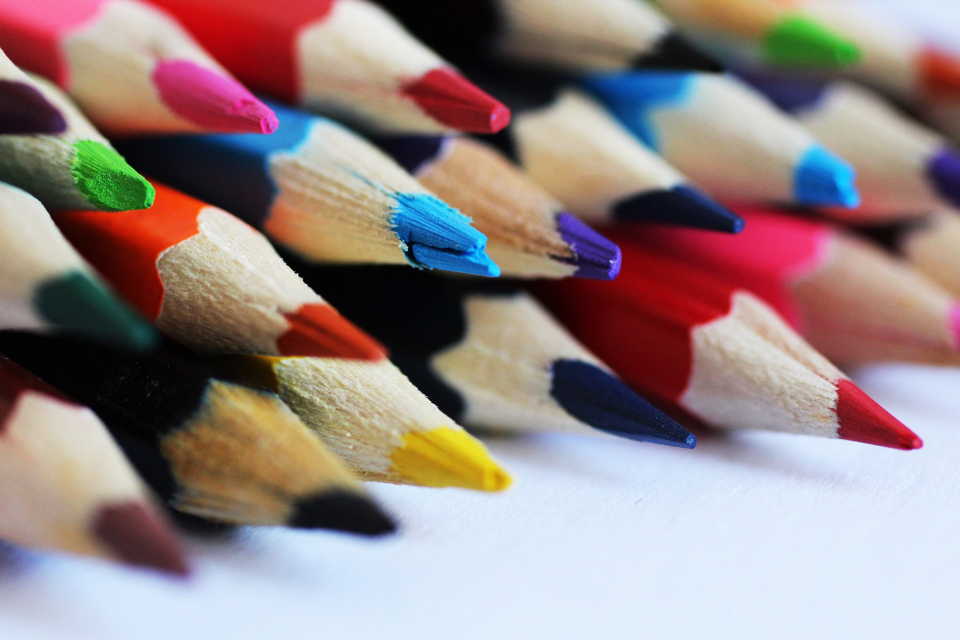
#> input picture example.jpg, 1920 x 1280 px (shown at 1/2 size)
$ python A1.py
#> lines starting #> are read from the running program, lines starting #| are printed output that depends on the picture
import cv2
import matplotlib.pyplot as plt

image = cv2.imread("example.jpg")
#> image is the input picture: shape (1280, 1920, 3); mean B, G, R 132, 133, 149.9

#convert bgr to rgb
image_rgb = cv2.cvtColor(image, cv2.COLOR_BGR2RGB)
plt.imshow(image_rgb)
plt.title("rgb image")
plt.show()

#convert bgr to grayscale
image_gray = cv2.cvtColor(image, cv2.COLOR_BGR2GRAY)
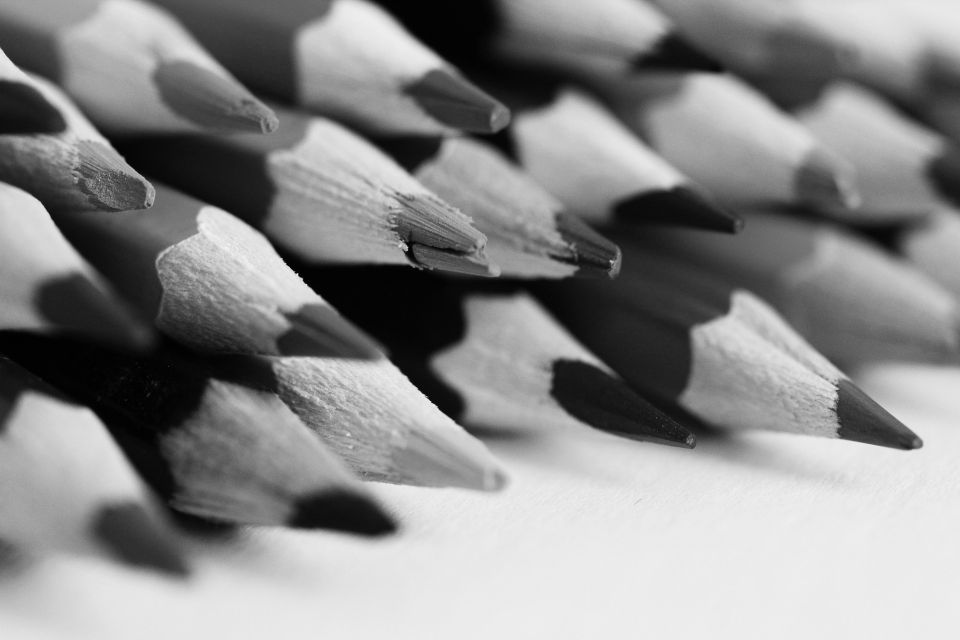
#> image_gray: shape (1280, 1920) (shown at 1/2 size); min 0, max 254, mean 137.9
plt.imshow(image_gray, cmap="gray")
plt.title("grayscale image")
plt.show()

#cropping the image
cropped_image = image[100:400,100:500]
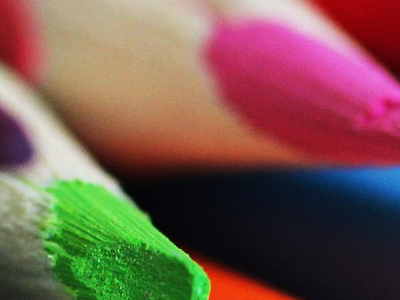
#> cropped_image: shape (300, 400, 3); mean B, G, R 78.6, 89.5, 120.5
cropped_rgb = cv2.cvtColor(cropped_image, cv2.COLOR_BGR2RGB)
plt.imshow(cropped_rgb)
plt.title("cropped region")
plt.show()

$ run again, with test.jpg copied over example.jpg
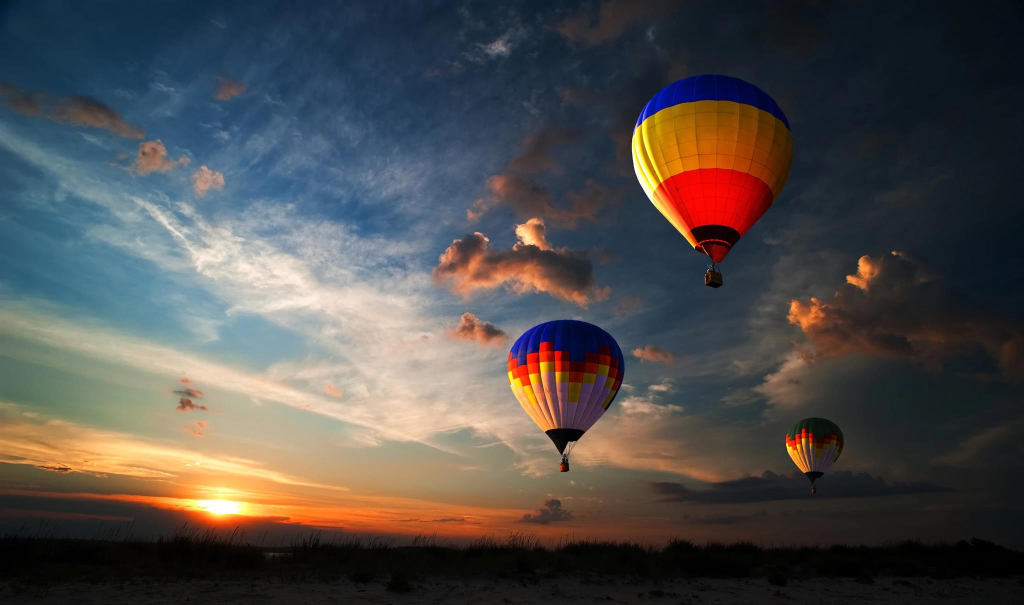
#> input picture test.jpg, 2048 x 1210 px (shown at 1/2 size)
#> image is the input picture: shape (1210, 2048, 3); mean B, G, R 74.9, 76.3, 79.1
#> `image_gray = cv2.cvtColor(image, cv2.COLOR_BGR2GRAY)`:
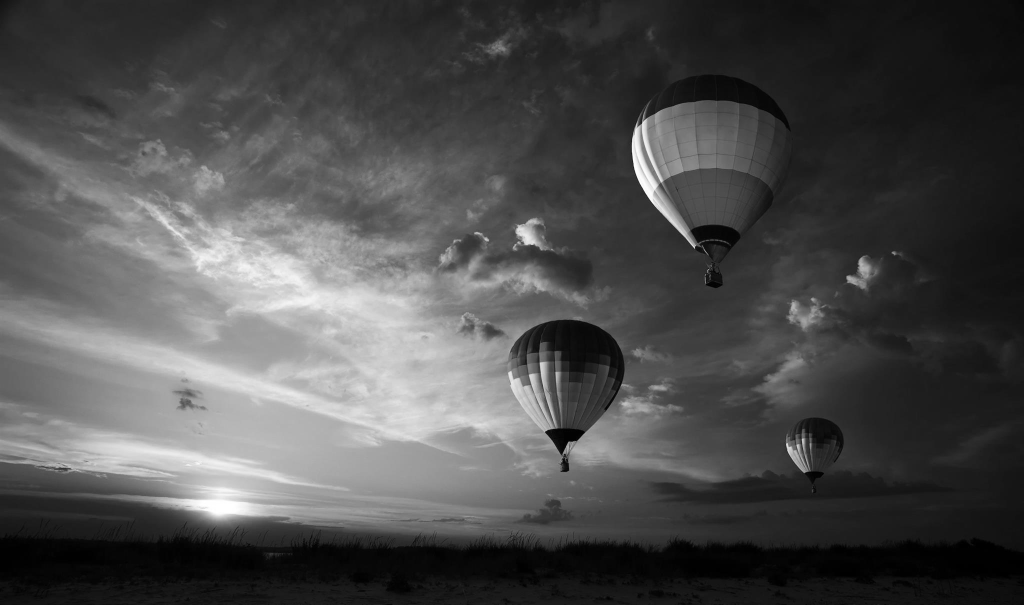
#> image_gray: shape (1210, 2048) (shown at 1/2 size); min 0, max 255, mean 77
#> `cropped_image = image[100:400,100:500]`:
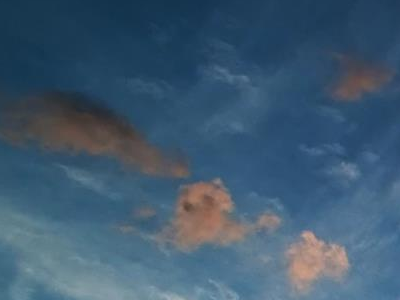
#> cropped_image: shape (300, 400, 3); mean B, G, R 112.2, 89.7, 62.9
